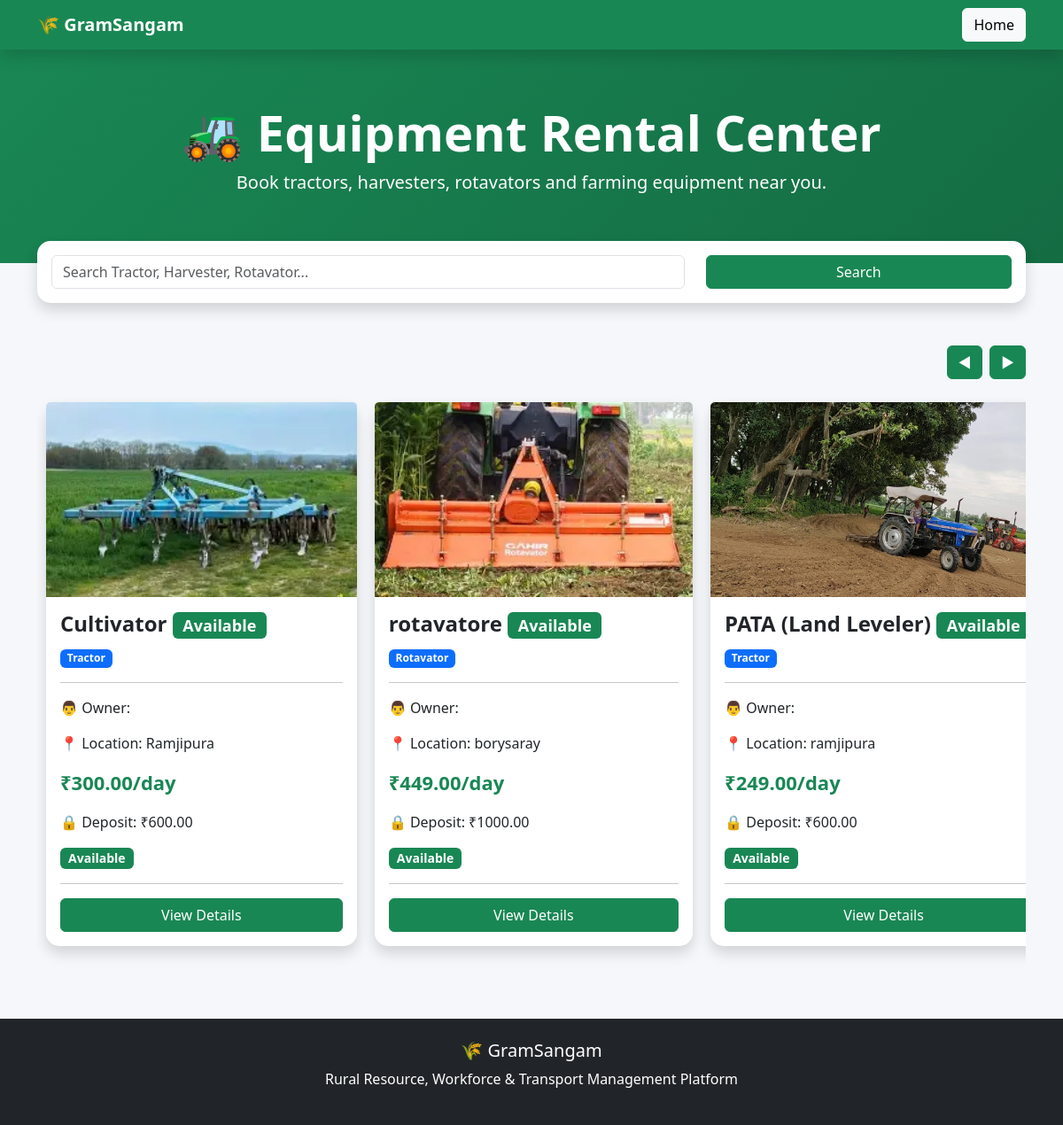
Screenshot of /equipment/ with the database file from the repository.
### gramsangam/models.py (models this page shows, shortened)
class Equipment(models.Model):
    CATEGORY_CHOICES = [
        ('Tractor', 'Tractor'),
        ('Harvester', 'Harvester'),
        ('Rotavator', 'Rotavator'),
        ('Bore Machine', 'Bore Machine'),
        ('Sprayer', 'Sprayer'),
        ('Cultivator', 'Cultivator'),
    ]
    name = models.CharField(max_length=100)
    category = models.CharField(
        max_length=50,
        choices=CATEGORY_CHOICES
    )
    image = models.ImageField(
        upload_to='equipment_images/',
        blank=True,
        null=True
    )
    owner_name = models.CharField(max_length=100)
    owner_mobile = models.CharField(max_length=15)
    location = models.CharField(max_length=100)
    rent_per_day = models.DecimalField(
        max_digits=10,
        decimal_places=2
    )
    security_deposit = models.DecimalField(
        max_digits=10,
        decimal_places=2
    )
    available = models.BooleanField(default=True)
    description = models.TextField()
    rules = models.TextField()
    owner = models.ForeignKey(
    User,
    on_delete=models.CASCADE,
    null=True,
    blank=True
)
    created_at = models.DateTimeField(
        auto_now_add=True
    )

### gramsangam/views.py (the view)
# urls.py: path('equipment/', views.equipment, name='equipment'),
def equipment(request):
    equipments = Equipment.objects.all()
    return render(
        request,
        'equipment.html',
        {
            'equipments': equipments
        }
    )

### templates/equipment.html (shortened to what this page needs)
{% load static %}
<!DOCTYPE html>
<html lang="en">
<head>
<link href="https://cdn.jsdelivr.net/npm/bootstrap@5.3.3/dist/css/bootstrap.min.css" rel="stylesheet">
</head>
<body>
<nav class="navbar navbar-expand-lg navbar-dark bg-success shadow">
    <div class="container">
        <a class="navbar-brand fw-bold" href="/">
            🌾 GramSangam
        </a>
        <a href="/" class="btn btn-light">
            Home
        </a>
    </div>
</nav>
<section class="hero">
    <div class="container text-center">
        <h1 class="display-4 fw-bold">
            🚜 Equipment Rental Center
        </h1>
        <p class="lead">
            Book tractors, harvesters, rotavators and farming equipment near you.
        </p>
    </div>
</section>
<div class="container search-box">
    <div class="card shadow p-3">
        <div class="row">
            <div class="col-md-8">
                <input
                type="text"
                class="form-control"
                placeholder="Search Tractor, Harvester, Rotavator...">
            </div>
            <div class="col-md-4">
                <button class="btn btn-success w-100">
                    Search
                </button>
            </div>
        </div>
    </div>
</div>
<div class="container mt-5">
    <div class="d-flex justify-content-end mb-3">
        <button class="btn btn-success me-2"
        onclick="scrollLeftBtn()">
            ◀
        </button>
        <button class="btn btn-success"
        onclick="scrollRightBtn()">
            ▶
        </button>
    </div>
    <div class="equipment-slider">
        {% for equipment in equipments %}
        <div class="equipment-card">
            <div class="card shadow mb-4">
                {% if equipment.image %}
                <img
                src="{{ equipment.image.url }}"
                class="card-img-top equipment-img">
                {% else %}
                <img
                src="https://images.unsplash.com/photo-1592982537447-7440770cbfc9"
                class="card-img-top equipment-img">
                {% endif %}
                <div class="card-body">
                    <h4 class="fw-bold">
                        {{ equipment.name }}
                        {% if equipment.available %}
<span class="badge bg-success">
Available
</span>
{% else %}
<span class="badge bg-danger">
Busy
</span>
{% endif %}
                    </h4>
                    <span class="badge bg-primary">
                        {{ equipment.category }}
                    </span>
                    <hr>
                    <p>
                        👨 Owner:
                    </p>
                    <p>
                        📍 Location:
                        {{ equipment.location }}
                    </p>
                    <p class="price">
                        ₹{{ equipment.rent_per_day }}/day
                    </p>
                    <p>
                        🔒 Deposit:
                        ₹{{ equipment.security_deposit }}
                    </p>
                    {% if equipment.available %}
                    <span class="badge bg-success badge-status">
                        Available
                    </span>
                    {% else %}
                    <span class="badge bg-danger badge-status">
                        Not Available
                    </span>
                    {% endif %}
                    <hr>
           <a
             href="{% url 'equipment_detail' equipment.id %}"
               class="btn btn-success w-100">
               View Details
            </a>
                </div>
            </div>
        </div>
        {% empty %}
        <div class="col-12">
            <div class="alert alert-warning text-center">
                No Equipment Available
            </div>
        </div>
        {% endfor %}
    </div>
</div>
<footer class="bg-dark text-white text-center p-4 mt-5">
    <h5>🌾 GramSangam</h5>
    <p>
        Rural Resource, Workforce & Transport Management Platform
    </p>
</footer>
</body>
</html>

### templates/equipment.html (style rules this page uses)
body { background:#f5f7fa; }
.hero { background:linear-gradient(135deg,#198754,#146c43); color:white; padding:60px 0; }
.card { border:none; border-radius:15px; transition:.3s; }
.equipment-img { height:220px; object-fit:cover; }
.price { color:#198754; font-size:22px; font-weight:bold; }
.badge-status { font-size:14px; }
.search-box { margin-top:-25px; }
.equipment-slider { display:flex; overflow-x:auto; gap:20px; scroll-behavior:smooth; scrollbar-width:none; }
.equipment-card { min-width:32%; flex-shrink:0; }
.equipment-slider { display:flex; overflow-x:auto; gap:20px; padding:10px; scroll-behavior:smooth; scrollbar-width:none; }

### rows the page displays
Equipment: image (picture), name "Cultivator", available "Available", category "Tractor", location "Ramjipura", rent_per_day "300.00", security_deposit "600.00"
Equipment: image (picture), name "rotavatore", available "Available", category "Rotavator", location "borysaray", rent_per_day "449.00", security_deposit "1000.00"
Equipment: image (placeholder picture), name "PATA (Land Leveler)", available "Available", category "Tractor", location "ramjipura", rent_per_day "249.00", security_deposit "600.00"
